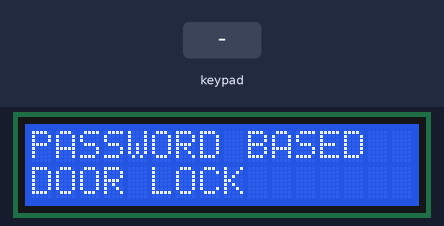
The sketch below on a simulated Arduino Uno, built with avr-gcc and run on an emulated ATmega328P. On the bench: 16×2 character LCD. The test bench sets the inputs (shaded band). What the sketch prints to the serial monitor is not drawn.

Above: at 0.1 s.
2.3 s: keypad keys 1 2 3 4 pressed 0.4 s apart
At 4.5 s:
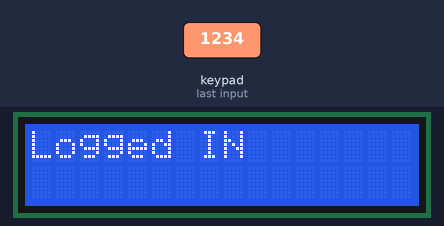
5.4 s: keypad keys 8 7 6 5 pressed 0.4 s apart
At 8.0 s:
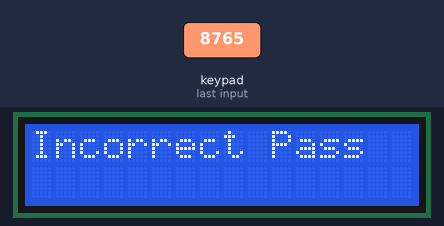
Timing chart, 0 to 9.5 s (numbered marks = the images above; inputs shaded):
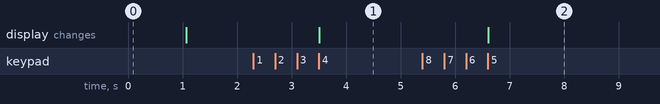

Measured:
- after the input at 2.3 s, the display: changes after 1.2 s (image 1)
- after the input at 5.4 s, the display: changes after 1.2 s (image 2)

The sketch:

password_based_door_lock_system.ino
```cpp
#include <Keypad.h>
#include<LiquidCrystal.h>
int RS=A0;
int EN=A1;
int D4=A2;
int D5=A3;
int D6=A4;
int D7=A5;
LiquidCrystal lcd(RS,EN,D4,D5,D6,D7);
const byte ROWS = 4; //four rows
const byte COLS = 3; //three columns

char keys[ROWS][COLS] = {
  {'1','2','3'},
  {'4','5','6'},
  {'7','8','9'},
  {'*','0','#'}
};
char key_array[4] , pass[4]="1234";
byte rowPins[ROWS] = {8, 7, 6, 5}; //connect to the row pinouts of the keypad
byte colPins[COLS] = {4, 3, 2}; //connect to the column pinouts of the keypad
int i=0;

//Create an object of keypad
Keypad keypad = Keypad( makeKeymap(keys), rowPins, colPins, ROWS, COLS );

void setup()
{
  Serial.begin(9600);
  lcd.begin(16,2);
  lcd.setCursor(0,0);
  lcd.print("PASSWORD BASED");
  lcd.setCursor(0,1);
  lcd.print("DOOR LOCK");
  delay(1000);
  lcd.clear();
}

void loop()
{
  //lcd.clear();
//  lcd.setCursor(0,0);
//  lcd.print("Enter Password:");
//  delay(500);
  char key = keypad.getKey();   // Read the key
  if(key)
  {
  key_array[i]=key;
  i++;
  }
  //Print if key pressed
 if(i==4)
  {
  if (compare(key_array,pass)==1)
  {
    Serial.println("LoggedIn Successfully");
    lcd.clear();
    lcd.setCursor(0,0);
    lcd.print("Logged IN");
  }
    else if (compare(key_array,pass)==0)
    {
      Serial.println("Incorrect Password");
      lcd.setCursor(0,0);
      lcd.print("Incorrect Pass");
    }
    i=0;
  }
  //lcd.clear();
}


int compare( char *a,char *b)
{
  for(int j=0;j<4;j++)
   {
    if(a[j]!=b[j])
   {
    return 0;
   }
   }
   return 1;
}
```
